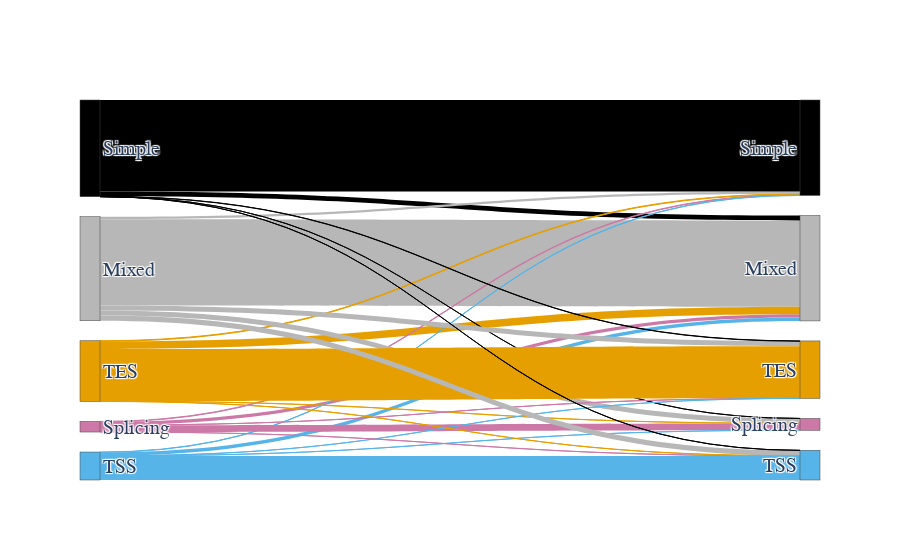

Write notebook code for a chart like this one.
### Code cell
ofile = 'figures/obs_det_obs_major_sankey.pdf'
fig = plot_sankey(df,
                  source='sector_obs_det',
                  sink='sector_obs_major',
                  counts='gid',
                  color='sector',
                  title='')
pio.write_image(fig, ofile, width=1400, height=700)

### Figure 1 — Plotly figure (JSON) as saved in the notebook; plotly's stock layout.template omitted (floating-point values rounded to 4 significant figures)
{"data": [{"link": {"color": ["#b7b7b7", "#000000", "#CC79A7", "#E69F00", "#56B4E9", "#b7b7b7", "#000000", "#CC79A7", "#E69F00", "#56B4E9", "#b7b7b7", "#000000", "#CC79A7", "#E69F00", "#56B4E9", "#b7b7b7", "#000000", "#CC79A7", "#E69F00", "#56B4E9", "#b7b7b7", "#000000", "#CC79A7", "#E69F00", "#56B4E9"], "source": [1, 0, 3, 2, 4, 1, 0, 3, 2, 4, 1, 0, 3, 2, 4, 1, 0, 3, 2, 4, 1, 0, 3, 2, 4], "target": [6, 6, 6, 6, 6, 5, 5, 5, 5, 5, 8, 8, 8, 8, 8, 7, 7, 7, 7, 7, 9, 9, 9, 9, 9], "value": [7706, 440, 275, 684, 311, 222, 8158, 52, 58, 31, 431, 1, 602, 16, 7, 450, 24, 7, 4648, 4, 479, 10, 10, 11, 2144]}, "node": {"color": ["#000000", "#b7b7b7", "#E69F00", "#CC79A7", "#56B4E9", "#000000", "#b7b7b7", "#E69F00", "#CC79A7", "#56B4E9"], "label": ["Simple", "Mixed", "TES", "Splicing", "TSS", "Simple", "Mixed", "TES", "Splicing", "TSS"]}, "textfont": {"family": "Arial", "size": 20}, "type": "sankey"}], "layout": {"autosize": true, "font": {"family": "Times New Roman"}, "title": {"text": ""}}}
